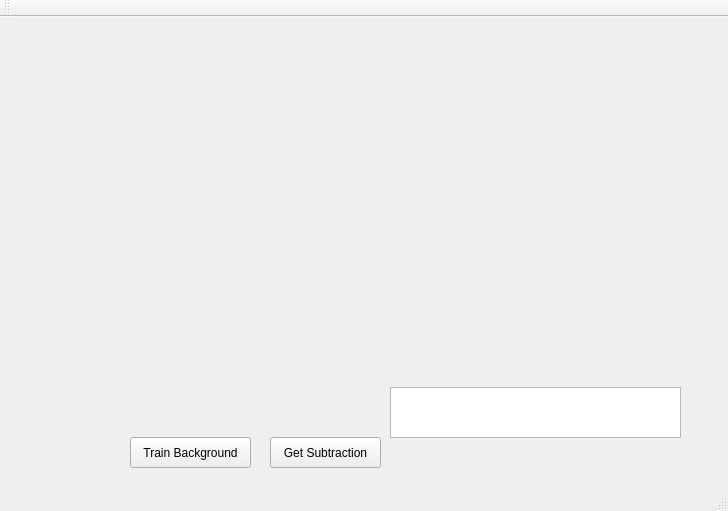
<?xml version="1.0" encoding="UTF-8"?>
<ui version="4.0">
 <class>MainWindow</class>
 <widget class="QMainWindow" name="MainWindow">
  <property name="geometry">
   <rect>
    <x>0</x>
    <y>0</y>
    <width>728</width>
    <height>511</height>
   </rect>
  </property>
  <property name="windowTitle">
   <string>MainWindow</string>
  </property>
  <widget class="QWidget" name="centralWidget">
   <widget class="QLabel" name="firstCam">
    <property name="geometry">
     <rect>
      <x>20</x>
      <y>20</y>
      <width>341</width>
      <height>221</height>
     </rect>
    </property>
    <property name="autoFillBackground">
     <bool>true</bool>
    </property>
    <property name="text">
     <string/>
    </property>
   </widget>
   <widget class="QLabel" name="secondCam">
    <property name="geometry">
     <rect>
      <x>370</x>
      <y>20</y>
      <width>341</width>
      <height>221</height>
     </rect>
    </property>
    <property name="autoFillBackground">
     <bool>true</bool>
    </property>
    <property name="text">
     <string/>
    </property>
   </widget>
   <widget class="QPushButton" name="getObject">
    <property name="geometry">
     <rect>
      <x>130</x>
      <y>420</y>
      <width>121</width>
      <height>31</height>
     </rect>
    </property>
    <property name="text">
     <string>Train Background</string>
    </property>
   </widget>
   <widget class="QPlainTextEdit" name="plainTextEdit">
    <property name="geometry">
     <rect>
      <x>390</x>
      <y>370</y>
      <width>291</width>
      <height>51</height>
     </rect>
    </property>
   </widget>
   <widget class="QLabel" name="thirdImg">
    <property name="geometry">
     <rect>
      <x>10</x>
      <y>260</y>
      <width>191</width>
      <height>131</height>
     </rect>
    </property>
    <property name="autoFillBackground">
     <bool>true</bool>
    </property>
    <property name="text">
     <string/>
    </property>
   </widget>
   <widget class="QPushButton" name="pushButton">
    <property name="geometry">
     <rect>
      <x>270</x>
      <y>420</y>
      <width>111</width>
      <height>31</height>
     </rect>
    </property>
    <property name="text">
     <string>Get Subtraction</string>
    </property>
   </widget>
  </widget>
  <widget class="QMenuBar" name="menuBar">
   <property name="geometry">
    <rect>
     <x>0</x>
     <y>0</y>
     <width>728</width>
     <height>19</height>
    </rect>
   </property>
  </widget>
  <widget class="QToolBar" name="mainToolBar">
   <attribute name="toolBarArea">
    <enum>TopToolBarArea</enum>
   </attribute>
   <attribute name="toolBarBreak">
    <bool>false</bool>
   </attribute>
  </widget>
  <widget class="QStatusBar" name="statusBar"/>
 </widget>
 <layoutdefault spacing="6" margin="11"/>
 <resources/>
 <connections/>
</ui>
